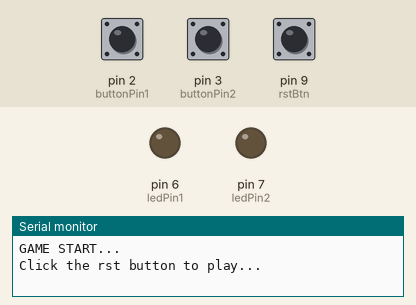
Simulated run of this sketch. Board: Arduino Uno, built with avr-gcc and run on an emulated ATmega328P. Parts: output pins drawn as LEDs (lit = HIGH), the last lines printed to the serial monitor. Inputs (shaded band) come from the test bench; at power-on: pin 9 (rstBtn) HIGH, pin 2 (buttonPin1) HIGH, pin 3 (buttonPin2) HIGH. Random numbers use the default seed unless the sketch sets one.

Above: at 1.2 s.
1.3 s: pin 9 (rstBtn) pulled LOW for 0.15 s
4.4 s: pin 2 (buttonPin1) pulled LOW for 0.15 s
6.0 s: pin 9 (rstBtn) pulled LOW for 1 s
At 9.9 s:
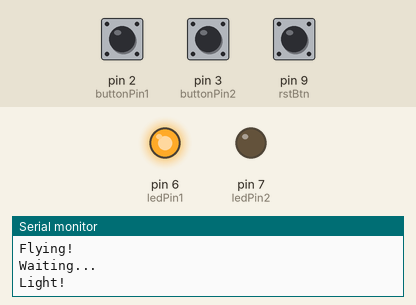
10.0 s: pin 3 (buttonPin2) pulled LOW for 0.15 s
11.6 s: pin 9 (rstBtn) pulled LOW for 3.2 s
At 12.8 s:
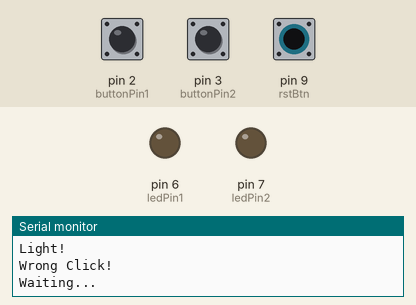
16.3 s: pin 2 (buttonPin1) pulled LOW for 1 s
Timing chart, 0 to 19.3 s (numbered marks = the images above; inputs shaded):
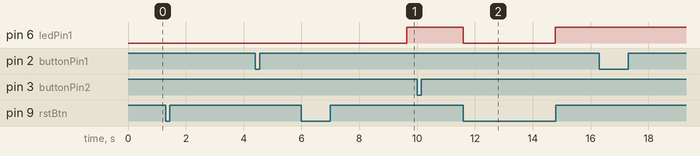

The sketch:

v3_flying.ino
```cpp
// 34日目 改造②：delay(randomTime) を millis() に置きかえ、待っている間に押したら「フライング」
// 状態：IDLE（待機）→ WAITING（ランダムな時間を待つ。押すと Flying!）→ SHOWING（光った。押すと判定）→ IDLE
// 回路は v1_original と同じ。デバウンス（50ms）も入れてある

const int buttonPin1 = 2;
const int buttonPin2 = 3;
const int rstBtn = 9;
const int ledPin1 = 6;     // 緑：ボタン1（ピン2）が正解
const int ledPin2 = 7;     // 赤：ボタン2（ピン3）が正解

const int IDLE = 0;
const int WAITING = 1;
const int SHOWING = 2;

volatile int state = IDLE;             // いまの状態
volatile int target = 0;               // 光らせた LED（0 なら緑、1 なら赤）
volatile unsigned long lightTime = 0;  // 光った時刻
unsigned long waitStart = 0;           // 待ち始めた時刻
unsigned long waitTime = 0;            // 待つ時間（ミリ秒）

volatile unsigned long lastPress[2] = {0, 0};   // 各ボタンを最後に受けた時刻
const unsigned long debounceTime = 50;          // これより短い間隔は、チャタリングとして無視

void setup() {
  pinMode(buttonPin1, INPUT);
  pinMode(buttonPin2, INPUT);
  pinMode(rstBtn, INPUT);
  pinMode(ledPin1, OUTPUT);
  pinMode(ledPin2, OUTPUT);

  Serial.begin(115200);
  randomSeed(analogRead(A0));     // 起動のたびに、ちがう乱数にする（A0 は何もつなげていない）

  digitalWrite(ledPin1, LOW);
  digitalWrite(ledPin2, LOW);

  attachInterrupt(digitalPinToInterrupt(buttonPin1), pressed1, FALLING);
  attachInterrupt(digitalPinToInterrupt(buttonPin2), pressed2, FALLING);

  Serial.println("GAME START...");
  Serial.println("Click the rst button to play...");
}

void loop() {
  // リセットのボタンで、新しい回を始める
  if (state == IDLE && digitalRead(rstBtn) == LOW) {
    digitalWrite(ledPin1, LOW);
    digitalWrite(ledPin2, LOW);
    Serial.println("Waiting...");
    waitStart = millis();
    waitTime = random(2000, 5000);   // 2〜5秒
    target = random(2);              // 0 か 1
    state = WAITING;
  }

  // 待ち時間がたったら、LED を光らせる（delay を使わず、時刻の差で調べる）
  if (state == WAITING && millis() - waitStart >= waitTime) {
    lightTime = millis();
    state = SHOWING;
    Serial.println("Light!");
    if (target == 0) {
      digitalWrite(ledPin1, HIGH);
    } else {
      digitalWrite(ledPin2, HIGH);
    }
  }
}

void pressed1() {
  press(0);
}

void pressed2() {
  press(1);
}

// ボタンが押されたときの処理（button は 0 か 1）
void press(int button) {
  unsigned long now = millis();
  if (now - lastPress[button] < debounceTime) {   // チャタリング。無視
    return;
  }
  lastPress[button] = now;

  if (state == IDLE) {
    return;                                       // ゲーム中でない
  }
  if (state == WAITING) {
    Serial.println("Flying!");                    // 光る前に押した
    state = IDLE;
    return;
  }
  // state == SHOWING
  if (button == target) {
    Serial.print("Correct! Your reaction time is : ");
    Serial.print(now - lightTime);
    Serial.println(" ms");
  } else {
    Serial.println("Wrong Click!");
  }
  state = IDLE;
}
```

Measured:
- after the input at 6.0 s, pin 6 (ledPin1): LOW → HIGH after 3.6 s
- after the input at 11.6 s, pin 6 (ledPin1): HIGH → LOW at once, → HIGH 3.2 s later
